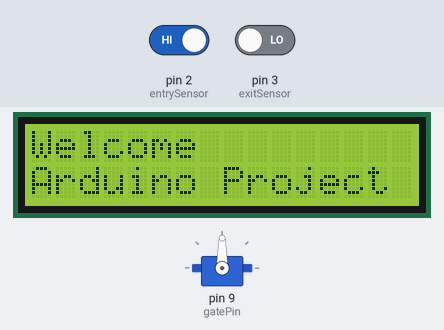
A sketch run on a simulated Arduino Uno, built with avr-gcc and run on an emulated ATmega328P. Shown: servo, 16×2 character LCD. The inputs (shaded band) are chosen by the test bench; at power-on: pin 2 (entrySensor) HIGH, pin 3 (exitSensor) LOW.

Above: at 1.1 s.
At 8.3 s:
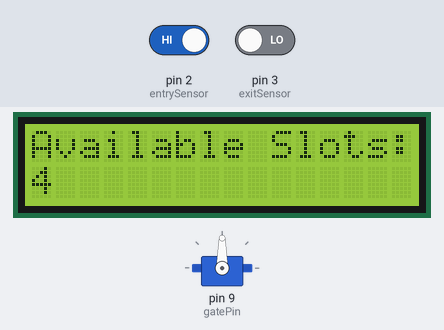
8.4 s: pin 2 (entrySensor) driven LOW
At 11.1 s:
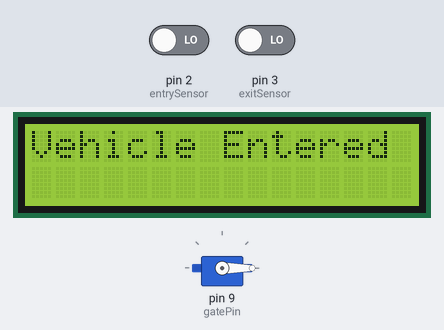
12.9 s: pin 2 (entrySensor) driven HIGH
At 16.2 s:
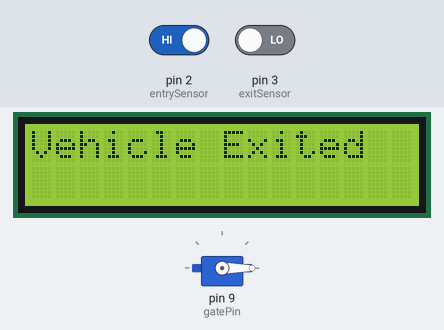
Timing chart, 0 to 17.7 s (numbered marks = the images above; inputs shaded):
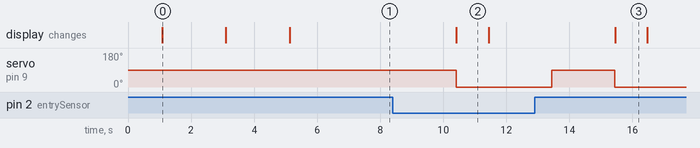

Measured:
- after the input at 8.4 s, servo on pin 9 (gatePin): 90° → 0° after 2.0 s; the display: changes after 2.0 s (image 2)
- after the input at 12.9 s, servo on pin 9 (gatePin): 0° → 90° after 0.54 s, → 0° 2.0 s later; the display: changes after 2.6 s (image 3)
- what the display in image 0 shows lasts 2.0 s, from 1.1 s to 3.1 s
- what the display in image 2 shows lasts 1.0 s, from 10.4 s to 11.4 s

The sketch:

arduinocode.ino
```cpp
#include <Wire.h>
#include <LiquidCrystal_I2C.h>
#include <Servo.h>

// Setup LCD address (typically 0x27 or 0x3F)
LiquidCrystal_I2C lcd(0x27, 16, 2);

const int entrySensor = 2;
const int exitSensor = 3;
const int totalSlots = 4;
int availableSlots = totalSlots;

Servo gate;

const int gatePin = 9;

void setup() {
  pinMode(entrySensor, INPUT);
  pinMode(exitSensor, INPUT);

  gate.attach(gatePin);

  lcd.init();
  lcd.backlight();

  lcd.setCursor(0, 0);
  lcd.print("Welcome");
  delay(1000);
  lcd.setCursor(0, 1);
  lcd.print("Arduino Project");
  delay(2000);
  lcd.clear();
  lcd.print("Smart Parking");
  delay(2000);
  lcd.clear();

  updateLCD();
}

void loop() {
  if (digitalRead(entrySensor) == LOW && availableSlots > 0) {
    openGate();
    lcd.clear();
    lcd.print("Vehicle Entered");
    delay(1000);
    availableSlots--;
    updateLCD();
    waitUntilClear(entrySensor);
  }

  if (digitalRead(exitSensor) == LOW && availableSlots < totalSlots) {
    openGate();
    lcd.clear();
    lcd.print("Vehicle Exited");
    delay(1000);
    availableSlots++;
    updateLCD();
    waitUntilClear(exitSensor);
  }
}

void openGate() {
  gate.write(90); // Open position
  delay(2000);
  gate.write(0); // Close position
}

void updateLCD() {
  lcd.clear();
  lcd.setCursor(0, 0);
  lcd.print("Available Slots:");
  lcd.setCursor(0, 1);
  lcd.print(availableSlots);
  delay(2000);
}

void waitUntilClear(int sensorPin) {
  // Wait until object is no longer detected
  while (digitalRead(sensorPin) == LOW) {
    delay(100);
  }
}
```
